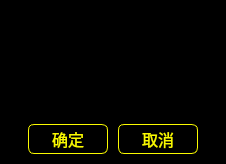
<?xml version="1.0" encoding="UTF-8"?>
<ui version="4.0">
 <class>CustomMsgBox</class>
 <widget class="QWidget" name="CustomMsgBox">
  <property name="windowModality">
   <enum>Qt::ApplicationModal</enum>
  </property>
  <property name="geometry">
   <rect>
    <x>0</x>
    <y>0</y>
    <width>226</width>
    <height>164</height>
   </rect>
  </property>
  <property name="windowTitle">
   <string>Form</string>
  </property>
  <property name="autoFillBackground">
   <bool>false</bool>
  </property>
  <property name="styleSheet">
   <string notr="true">QWidget
{
	background: black;
	border:none;
}

QPushButton{
	color:#f9f900;
	font:75 12pt;
	border:1px solid  #fafa00;
	border-radius:6px;
}

QPushButton:pressed{
	background:#0000fe;
}

QTextBrowser{
	color:white;
	font:13pt;
	border:none;
}
</string>
  </property>
  <layout class="QVBoxLayout" name="verticalLayout">
   <property name="spacing">
    <number>0</number>
   </property>
   <property name="margin">
    <number>0</number>
   </property>
   <item>
    <layout class="QGridLayout" name="gridLayout">
     <property name="spacing">
      <number>0</number>
     </property>
     <item row="0" column="1">
      <spacer name="verticalSpacer">
       <property name="orientation">
        <enum>Qt::Vertical</enum>
       </property>
       <property name="sizeType">
        <enum>QSizePolicy::Preferred</enum>
       </property>
       <property name="sizeHint" stdset="0">
        <size>
         <width>20</width>
         <height>20</height>
        </size>
       </property>
      </spacer>
     </item>
     <item row="1" column="0">
      <spacer name="horizontalSpacer">
       <property name="orientation">
        <enum>Qt::Horizontal</enum>
       </property>
       <property name="sizeType">
        <enum>QSizePolicy::Fixed</enum>
       </property>
       <property name="sizeHint" stdset="0">
        <size>
         <width>10</width>
         <height>20</height>
        </size>
       </property>
      </spacer>
     </item>
     <item row="1" column="1">
      <widget class="QTextBrowser" name="textBrowser_content">
       <property name="enabled">
        <bool>true</bool>
       </property>
       <property name="minimumSize">
        <size>
         <width>200</width>
         <height>50</height>
        </size>
       </property>
       <property name="maximumSize">
        <size>
         <width>200</width>
         <height>50</height>
        </size>
       </property>
       <property name="frameShape">
        <enum>QFrame::NoFrame</enum>
       </property>
      </widget>
     </item>
     <item row="1" column="2">
      <spacer name="horizontalSpacer_2">
       <property name="orientation">
        <enum>Qt::Horizontal</enum>
       </property>
       <property name="sizeType">
        <enum>QSizePolicy::Fixed</enum>
       </property>
       <property name="sizeHint" stdset="0">
        <size>
         <width>10</width>
         <height>20</height>
        </size>
       </property>
      </spacer>
     </item>
     <item row="2" column="1">
      <spacer name="verticalSpacer_2">
       <property name="orientation">
        <enum>Qt::Vertical</enum>
       </property>
       <property name="sizeType">
        <enum>QSizePolicy::Preferred</enum>
       </property>
       <property name="sizeHint" stdset="0">
        <size>
         <width>20</width>
         <height>10</height>
        </size>
       </property>
      </spacer>
     </item>
    </layout>
   </item>
   <item>
    <layout class="QHBoxLayout" name="horizontalLayout_2">
     <property name="spacing">
      <number>0</number>
     </property>
     <property name="bottomMargin">
      <number>10</number>
     </property>
     <item>
      <spacer name="horizontalSpacer_3">
       <property name="orientation">
        <enum>Qt::Horizontal</enum>
       </property>
       <property name="sizeType">
        <enum>QSizePolicy::Preferred</enum>
       </property>
       <property name="sizeHint" stdset="0">
        <size>
         <width>40</width>
         <height>20</height>
        </size>
       </property>
      </spacer>
     </item>
     <item>
      <layout class="QHBoxLayout" name="horizontalLayout">
       <property name="spacing">
        <number>10</number>
       </property>
       <item>
        <widget class="QPushButton" name="pbt_ok">
         <property name="minimumSize">
          <size>
           <width>80</width>
           <height>30</height>
          </size>
         </property>
         <property name="maximumSize">
          <size>
           <width>80</width>
           <height>30</height>
          </size>
         </property>
         <property name="text">
          <string>确定</string>
         </property>
        </widget>
       </item>
       <item>
        <widget class="QPushButton" name="pbt_cancle">
         <property name="minimumSize">
          <size>
           <width>80</width>
           <height>30</height>
          </size>
         </property>
         <property name="maximumSize">
          <size>
           <width>80</width>
           <height>30</height>
          </size>
         </property>
         <property name="text">
          <string>取消</string>
         </property>
        </widget>
       </item>
      </layout>
     </item>
     <item>
      <spacer name="horizontalSpacer_4">
       <property name="orientation">
        <enum>Qt::Horizontal</enum>
       </property>
       <property name="sizeType">
        <enum>QSizePolicy::Preferred</enum>
       </property>
       <property name="sizeHint" stdset="0">
        <size>
         <width>40</width>
         <height>20</height>
        </size>
       </property>
      </spacer>
     </item>
    </layout>
   </item>
  </layout>
 </widget>
 <resources/>
 <connections/>
</ui>
